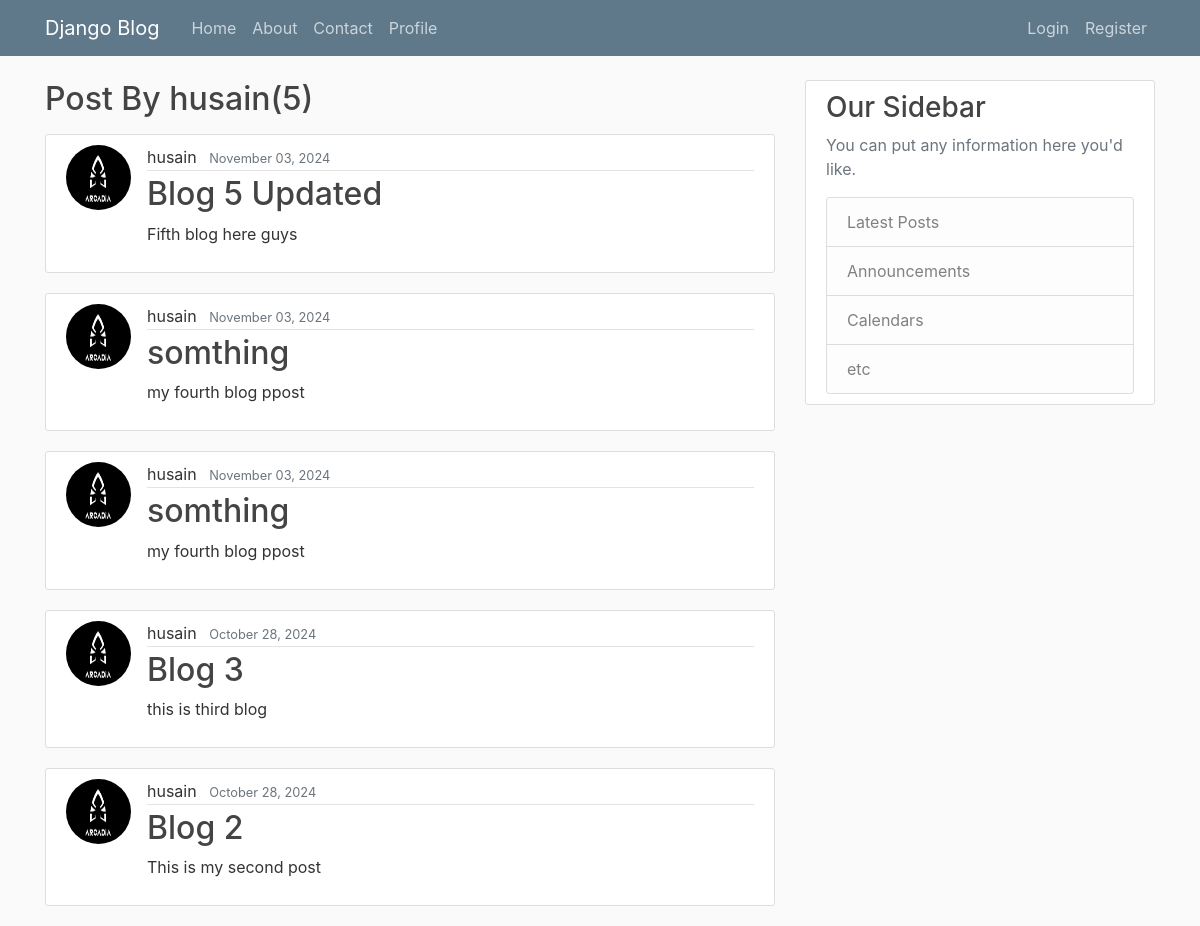
The app's page /user/husain, older data.
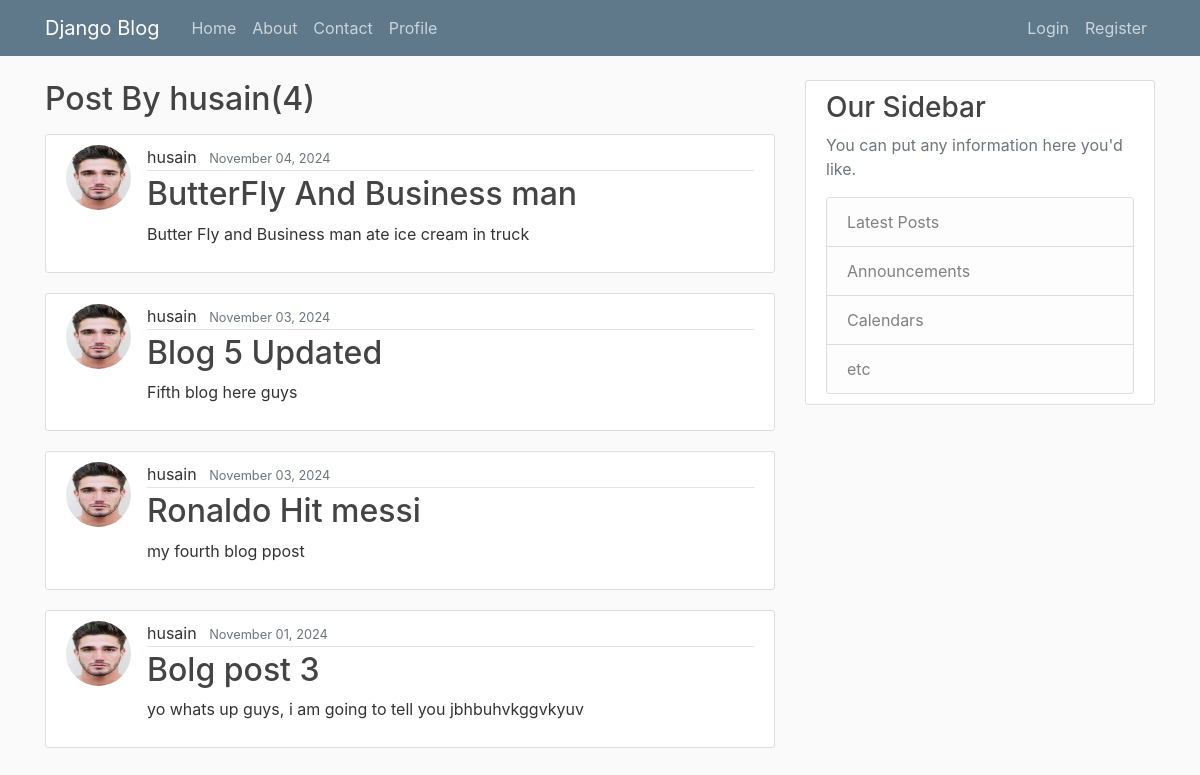
The same page, newer data.
### blog/models.py (models this page shows, shortened)
class Post(models.Model):
    title= models.CharField(max_length=100)
    content= models.TextField()
    date=models.DateTimeField(default=timezone.now)
    author=models.ForeignKey(User,on_delete=models.CASCADE)

### users/models.py (models this page shows, shortened)
class Profile(models.Model):
    user = models.OneToOneField(User,on_delete=models.CASCADE)
    image = models.ImageField(default='default.jpg',upload_to='profile_pics')

### blog/views.py (the view)
# urls.py: path('user/<str:username>', UserPostListView.as_view(), name='user-posts'),
class UserPostListView(ListView):
    model= Post
    template_name='blog/user_posts.html'
    context_object_name='posts'
    paginate_by=10
    def get_queryset(self):
        user=get_object_or_404(User, username=self.kwargs.get('username'))
        return Post.objects.filter(author__username=user).order_by('-date')

### blog/templates/blog/user_posts.html (shortened to what this page needs)
{% extends "blog/base.html" %}
{% block content %}
<h2 class='mb-3'>Post By {{view.kwargs.username}}({{page_obj.paginator.count}})</h2>
{% for post in posts %}
<article class="media content-section">
    <img class="rounded-circle article-img" src="{{post.author.profile.image.url}}">
    <div class="media-body">
      <div class="article-metadata">
        <a class="mr-2" >{{ post.author }}</a>
        <small class="text-muted">{{ post.date | date:"F d, Y"}}</small>
      </div>
      <h2><a class="article-title" href="{%url 'post-detail' post.id %}">{{ post.title }}</a></h2>
      <p class="article-content">{{ post.content }}</p>
    </div>
  </article>
{% empty %}
    <p>No posts available.</p>
{% endfor %}
{% endblock content %}

### blog/templates/blog/base.html (shortened to what this page needs)
{% load static %}
<!DOCTYPE html>
<html lang="en">
<head>
    <link rel="stylesheet" href="https://cdn.jsdelivr.net/npm/bootstrap@4.0.0/dist/css/bootstrap.min.css">
    <link rel="stylesheet" type="text/css" href="{% static 'blog/main.css' %}">
</head>
<body>
    <header class="site-header">
        <nav class="navbar navbar-expand-md navbar-dark bg-steel fixed-top">
            <div class="container">
                <a class="navbar-brand mr-4" href="{% url 'blog-home' %}">Django Blog</a>
                <div class="collapse navbar-collapse" id="navbarToggle">
                    <div class="navbar-nav mr-auto">
                        <a class="nav-item nav-link" href="{% url 'blog-home' %}">Home</a>
                        <a class="nav-item nav-link" href="{% url 'blog-about' %}">About</a>
                        <a class="nav-item nav-link" href="{% url 'blog-contact' %}">Contact</a>
                        <a class="nav-item nav-link" href="{% url 'profile' %}">Profile</a>
                    </div>
                    {%if user.is_authenticated%}
                    <form method="POST" action="{% url 'logout' %}" style="display: inline;">
                      {% csrf_token %}
                      <span class="navbar-text mr-3">
                        Welcome {{ user.username }}!
                      <button type="submit" class="btn btn-outline-light btn-sm ml-2">Logout</button>
                    </form>
                    {%else%}
                    <div class="navbar-nav">
                        <a class="nav-item nav-link" href="{% url 'login' %}">Login</a>
                        <a class="nav-item nav-link" href="{% url 'register' %}">Register</a>
                    </div>
                    {%endif%}
                </div>
            </div>
        </nav>
    </header>
    <main role="main" class="container">
        <div class="row">
            <div class="col-md-8">
                {% block content %}{% endblock %}
            </div>
            <div class="col-md-4">
                <div class="content-section">
                    <h3>Our Sidebar</h3>
                    <p class="text-muted">You can put any information here you'd like.</p>
                    <ul class="list-group">
                        <li class="list-group-item list-group-item-light">Latest Posts</li>
                        <li class="list-group-item list-group-item-light">Announcements</li>
                        <li class="list-group-item list-group-item-light">Calendars</li>
                        <li class="list-group-item list-group-item-light">etc</li>
                    </ul>
                </div>
            </div>
        </div>
    </main>
</body>
</html>

### blog/static/blog/main.css (style rules this page uses)
body { background: #fafafa; color: #333333; margin-top: 5rem; }
h1, h2, h3, h4, h5, h6 { color: #444444; }
ul { margin: 0; }
.bg-steel { background-color: #5f788a; }
.site-header .navbar-nav .nav-link { color: #cbd5db; }
.content-section { background: #ffffff; padding: 10px 20px; border: 1px solid #dddddd; border-radius: 3px; margin-bottom: 20px; }
.article-title { color: #444444; }
.article-content { white-space: pre-line; }
.article-img { height: 65px; width: 65px; margin-right: 16px; }
.article-metadata { padding-bottom: 1px; margin-bottom: 4px; border-bottom: 1px solid #e3e3e3 }

Row changes from the older to the newer data that the page shows:
removed Post: author.profile.image (picture), author "husain", date "November 03, 2024", title "somthing", content "my fourth blog ppost"
removed Post: author.profile.image (picture), author "husain", date "October 28, 2024", title "Blog 3", content "this is third blog"
removed Post: author.profile.image (picture), author "husain", date "October 28, 2024", title "Blog 2", content "This is my second post"
added Post: author.profile.image (picture), author "husain", date "November 04, 2024", title "ButterFly And Business man", content "Butter Fly and Business man ate ice cream in truck"
changed through a linked row, Post "Blog 5 Updated": author.profile.image: a different picture
changed Post "my fourth blog ppost": author.profile.image: a different picture; title "somthing" → "Ronaldo Hit messi"
now on this page (row edited): Post: author.profile.image (picture), author "husain", date "November 01, 2024", title "Bolg post 3", content "yo whats up guys, i am going to tell you jbhbuhvkggvkyuv"
Text that changed along with them:
{{ page_obj.paginator.count }}: "5" → "4"
